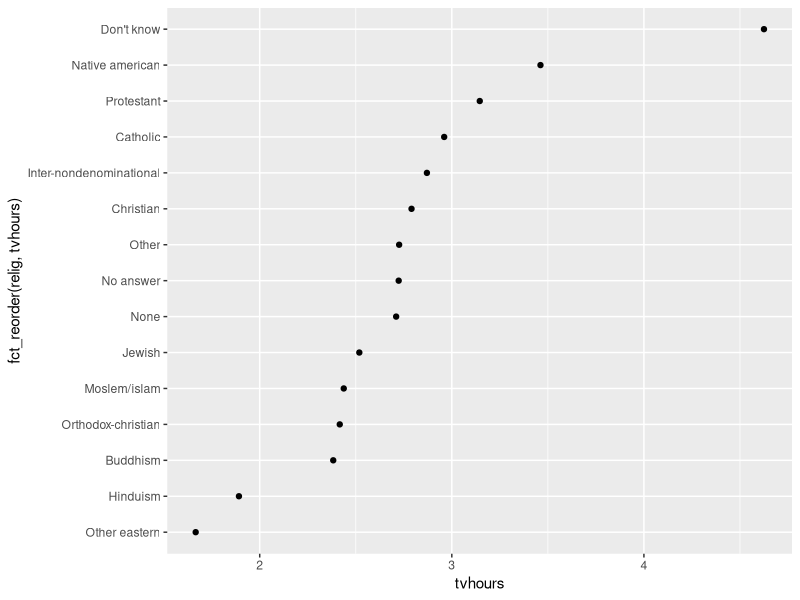
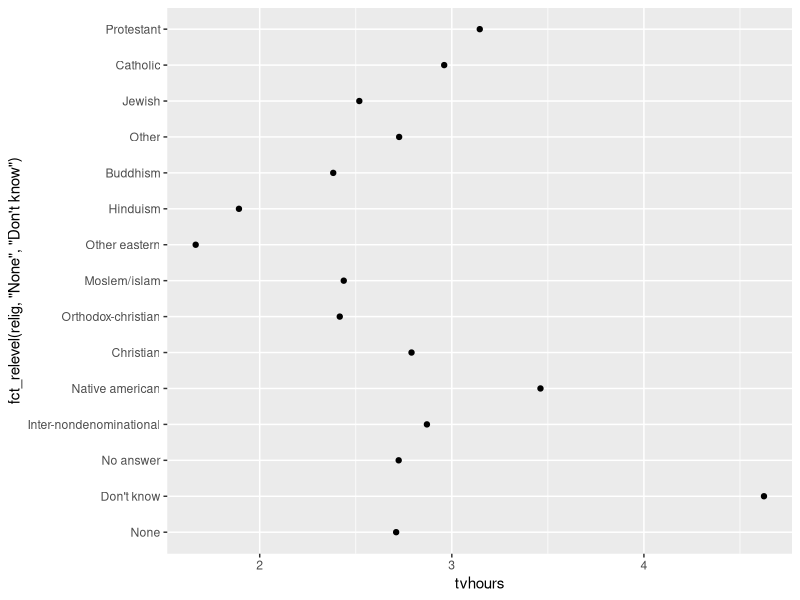
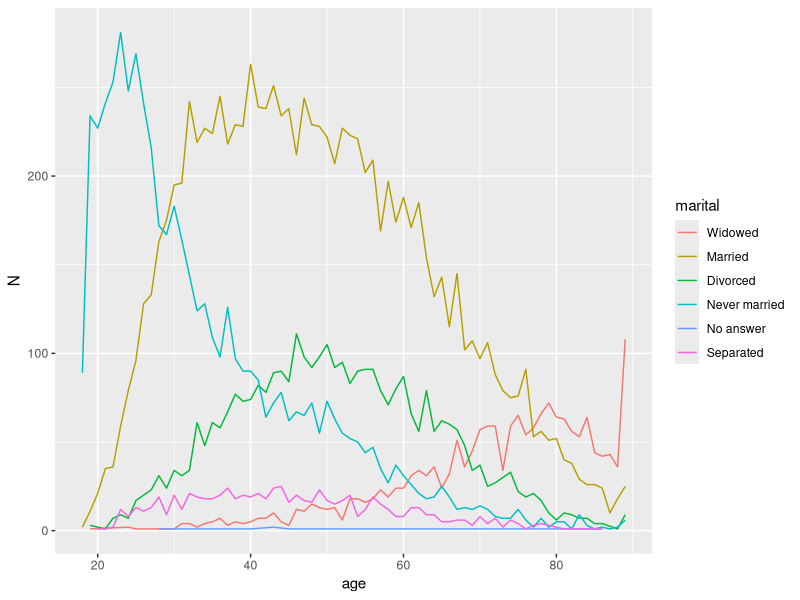
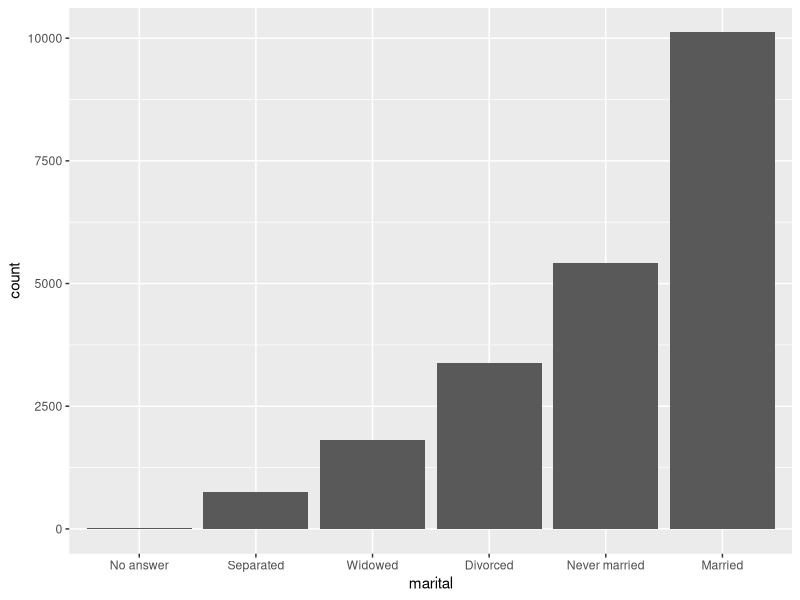

Reproduce these figures in R, in order.
## ---- chunk 1
library(tidyverse)
## ---- chunk 2
dat <- tribble(
  ~subject, ~drug, ~sex, ~time, ~length, ~weigth,
  "1",      "exp",  "F",     3,     168,      88,
  "2",  "placebo",  "M",     3,     176,      91
)
dat
## ---- chunk 3
subject <- c("Tim", "Ann", "Jill")
sex <- c("M", "F", "F")
control <- c(23, 31, 30)
experiment_1 <- c(34, 38, 36)
experiment_2 <- c(40, 42, 44)
dat <-tibble(subject, sex, control, experiment_1, experiment_2)
dat 
## ---- chunk 4
dat_lng <- gather(dat, key = experiment, value = value, 3:ncol(dat))
# df_l3<-df %>% gather(experiment, value, 3:ncol(df)) works as well.
#df_l4<-df %>% gather(experiment, value, c(-subject, -sex)) works as well
dat_lng
## ---- chunk 5
spread(dat_lng, key = experiment, value = value)
## ---- chunk 6
dat <- tibble(a = c("tim", "tom", "jill"), b1 = c(1, 2, 3), b2 = c(4, 5, 6))
dat
## ---- chunk 7
dat1 <- t(dat[,-1])
colnames(dat1) <- dat$a
dat1
## ---- chunk 8
select(iris, liik = Species, Sepal.Length, Sepal.Width) %>% dplyr::as_data_frame()
## ---- chunk 9
iris <- as_tibble(iris)
select(iris, starts_with("Petal"))
select(iris, ends_with("Width"))

# Move Species variable to the front
select(iris, Species, everything())

dat <- as.data.frame(matrix(runif(100), nrow = 10))
dat <- tbl_df(dat[c(3, 4, 7, 1, 9, 8, 5, 2, 6, 10)])
select(dat, V9:V6)
select(dat, num_range("V", 9:6))

# Drop variables with -
select(iris, -starts_with("Petal"))

# Renaming -----------------------------------------
# select() keeps only the variables you specify
# rename() keeps all variables
rename(iris, petal_length = Petal.Length)
## ---- chunk 10
filter(iris, Species=="setosa" & Sepal.Length < 4.5)
## ---- chunk 11
filter(iris, Species=="setosa" | Sepal.Length < 4.5)
## ---- chunk 12
filter(iris, Species !="setosa" | Sepal.Length < 4.5)
## ---- chunk 13
library(stringr)
filter(iris, str_detect(Species, "^v")) 
## ---- chunk 14
summarise(iris, 
          MEAN = mean(Sepal.Length), 
          SD = sd(Sepal.Length), 
          N = n(), 
          n_species = n_distinct(Species))
## ---- chunk 15
iris_grouped <- group_by(iris, Species) 
summarise(iris_grouped, 
          MEAN = mean(Sepal.Length), 
          SD = sd(Sepal.Length), 
          N = n(), 
          n_species = n_distinct(Species))
## ---- chunk 16
mutate(iris_grouped,
       MEAN = mean(Sepal.Length), 
       SD = sd(Sepal.Length))
## ---- chunk 17
mutate(dat_lng, log_value = log(value))
## ---- chunk 18
transmute(dat_lng, subject, gender = sex, log_value = log(value))
## ---- chunk 19
group_by(dat_lng, sex) %>% 
  mutate(norm_value = value / mean(value), 
         n2_val = value / sd(value))
## ---- chunk 20
mutate(dat_lng, 
       norm_value = value / mean(value), 
       n2_val = value / sd(value))
## ---- chunk 21
y <- c(1, 2, 5, NA, 5)
z <- c(NA, NA, 7, 4, 5)
coalesce(z, y)

## ---- chunk 22
library(tidyverse)
a <- tibble(gene= rep(1:5, each=6), 
            value= rnorm(30), 
            indeks= rep(c("E", "C"), each= 3, times=5))
head(a)
## ---- chunk 23
a %>% group_by(gene) %>% summarise(p = t.test(value~indeks)$p.value)
## ---- chunk 24
(dat <- tibble(country = c("Albania"), disease.cases = c("80/1000")))
(df.sep <- dat %>% separate(disease.cases, into=c("cases", "thousand")))
(df.sep <- dat %>% separate(disease.cases, into=c("cases", "thousand"), sep = "/"))
(df.sep <- dat %>% separate(disease.cases, into=c("cases", "thousand"), sep = 2))
(df.sep <- dat %>% separate(disease.cases, into=c("cases", "thousand"), sep = -5))
## ---- chunk 25
(dat <- tibble(index = c(1, 2), 
               taxon = c("Procaryota; Bacteria; Alpha-Proteobacteria; Escharichia", "Eukaryota; Chordata")))
(d1 <- dat %>% separate(taxon, c('riik', 'hmk', "klass", "perekond"), sep = '; ', extra = "merge", fill = "right")) 
## ---- chunk 26
df1 <- tibble(a = c("w", "w, e, f", "g"), b=1:3)
df2 <- df1 %>% mutate(pikk_a = str_split(a, ",")) %>% select(pikk_a) %>% unnest()
df3 <- df1 %>% mutate(pikk_a = str_split(a, ",")) %>% unnest()
## ---- chunk 27
library(forcats)
x1 <- c("Dec", "Apr", "Jan", "Mar")
## ---- chunk 28
y1 <- factor(x1, levels = month.abb)
y1
## ---- chunk 29
f2 <- factor(x1) %>% fct_inorder()
f2
## ---- chunk 30
levels(f2)
## ---- chunk 31
gss_cat #tibble, mille veerg "race" on faktor.
gss_cat %>% count(race)
## ---- chunk 32
library(tidyverse)
i <- iris %>% mutate(
    fact = case_when(
      Sepal.Length > 5.8 | Sepal.Width > 4 ~ "large",
      Species == "setosa"        ~ "I. setosa",
      TRUE                      ~  "other"
    ))
## ---- chunk 33
gss_cat %>% count(partyid)
gss_cat %>%
  mutate(partyid = fct_recode(partyid,
                              "Republican, strong"    = "Strong republican",
                              "Republican, weak"      = "Not str republican",
                              "Independent, near rep" = "Ind,near rep",
                              "Independent, near dem" = "Ind,near dem",
                              "Democrat, weak"        = "Not str democrat",
                              "Democrat, strong"      = "Strong democrat",
                              "Other"                 = "No answer",
                              "Other"                 = "Don't know",
                              "Other"                 = "Other party"
  )) %>%
  count(partyid)
## ---- chunk 34
gss_cat %>%
  mutate(relig = fct_lump(relig, n = 5)) %>%
  count(relig, sort = TRUE) %>%
  print()
## ---- chunk 35
z <- 1:10
z1 <- cut(z, breaks = c(0, 3, 6, 10), labels = c("A", "B", "C"))
z1
#Note that to include 1 in level “A” you need to start the first cut <1, while at the right side 3 is included in the 1st cut (in factor level “A”)
z2 <- cut(z, breaks = 3, labels = c("A", "B", "C"))
z2
## ---- chunk 36
library(car) 
x <- rep(1:3, 3)
x
recode(x, "c(1,2) = 'A'; else = 'B'")
recode(x, "c(1,2) = NA")
recode(x, "1:2 = 'A'; 3 = 'B'")
## ---- chunk 37
## summeerime andmed
gsscat_sum  <- group_by(gss_cat, relig) %>%
  summarise(age = mean(age, na.rm = TRUE),
            tvhours = mean(tvhours, na.rm = TRUE),
            n = n())
## joonistame graafiku
p <- ggplot(gsscat_sum, aes(tvhours, fct_reorder(relig, tvhours))) +
  geom_point()
p
## ---- chunk 38
## täiendame eelmist graafikut ümberkorraldatud andmetega
p + aes(tvhours, fct_relevel(relig, "None", "Don't know"))
## ---- chunk 39
## summeerime andmed
gsscat_sum <- filter(gss_cat, !is.na(age)) %>%
  group_by(age, marital) %>%
  mutate(N=n())
## paneme andmed graafikule
ggplot(gsscat_sum, aes(age, N, colour = fct_reorder2(marital, age, N))) +
  geom_line() +
  labs(colour = "marital")
## ---- chunk 40
mutate(gss_cat, marital = fct_infreq(marital) %>% fct_rev()) %>%
  ggplot(aes(marital)) + geom_bar()
